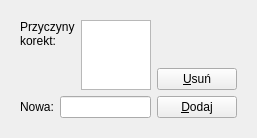
         <widget class="QWidget" name="page_3">
          <property name="geometry">
           <rect>
            <x>0</x>
            <y>0</y>
            <width>251</width>
            <height>131</height>
           </rect>
          </property>
          <attribute name="label">
           <string>Przyczyny korekt</string>
          </attribute>
          <layout class="QGridLayout" name="gridLayout_6">
           <item row="0" column="0">
            <widget class="QFrame" name="frame18">
             <property name="frameShape">
              <enum>QFrame::NoFrame</enum>
             </property>
             <property name="frameShadow">
              <enum>QFrame::Plain</enum>
             </property>
             <layout class="QGridLayout" name="_21">
              <item row="0" column="0">
               <layout class="QHBoxLayout" name="_22">
                <item>
                 <layout class="QVBoxLayout" name="_23">
                  <item>
                   <layout class="QHBoxLayout" name="_24">
                    <item>
                     <widget class="QLabel" name="labelCorrectionReasonList">
                      <property name="maximumSize">
                       <size>
                        <width>150</width>
                        <height>32767</height>
                       </size>
                      </property>
                      <property name="text">
                       <string>Przyczyny 
korekt:</string>
                      </property>
                      <property name="alignment">
                       <set>Qt::AlignTop</set>
                      </property>
                      <property name="wordWrap">
                       <bool>false</bool>
                      </property>
                      <property name="buddy">
                       <cstring>listWidgetCorrectionReason</cstring>
                      </property>
                     </widget>
                    </item>
                    <item>
                     <widget class="QListWidget" name="listWidgetCorrectionReason"/>
                    </item>
                   </layout>
                  </item>
                  <item>
                   <layout class="QHBoxLayout" name="_25">
                    <item>
                     <widget class="QLabel" name="labelNewCorrectionReason">
                      <property name="text">
                       <string>Nowa:</string>
                      </property>
                      <property name="wordWrap">
                       <bool>false</bool>
                      </property>
                      <property name="buddy">
                       <cstring>lineEditCorrectionReason</cstring>
                      </property>
                     </widget>
                    </item>
                    <item>
                     <widget class="QLineEdit" name="lineEditCorrectionReason">
                      <property name="maxLength">
                       <number>25</number>
                      </property>
                     </widget>
                    </item>
                   </layout>
                  </item>
                 </layout>
                </item>
                <item>
                 <layout class="QVBoxLayout" name="_26">
                  <item>
                   <layout class="QVBoxLayout" name="_27"/>
                  </item>
                  <item>
                   <spacer name="spacer31">
                    <property name="orientation">
                     <enum>Qt::Vertical</enum>
                    </property>
                    <property name="sizeType">
                     <enum>QSizePolicy::Expanding</enum>
                    </property>
                    <property name="sizeHint" stdset="0">
                     <size>
                      <width>21</width>
                      <height>51</height>
                     </size>
                    </property>
                   </spacer>
                  </item>
                  <item>
                   <layout class="QVBoxLayout" name="_28">
                    <item>
                     <widget class="QPushButton" name="pushButtonCorrectionReasonRemove">
                      <property name="text">
                       <string>&amp;Usuń</string>
                      </property>
                      <property name="shortcut">
                       <string>Alt+U</string>
                      </property>
                     </widget>
                    </item>
                    <item>
                     <widget class="QPushButton" name="pushButtonCorrectionReasonAdd">
                      <property name="text">
                       <string>&amp;Dodaj</string>
                      </property>
                      <property name="shortcut">
                       <string>Alt+D</string>
                      </property>
                     </widget>
                    </item>
                   </layout>
                  </item>
                 </layout>
                </item>
               </layout>
              </item>
             </layout>
            </widget>
           </item>
          </layout>
         </widget>
